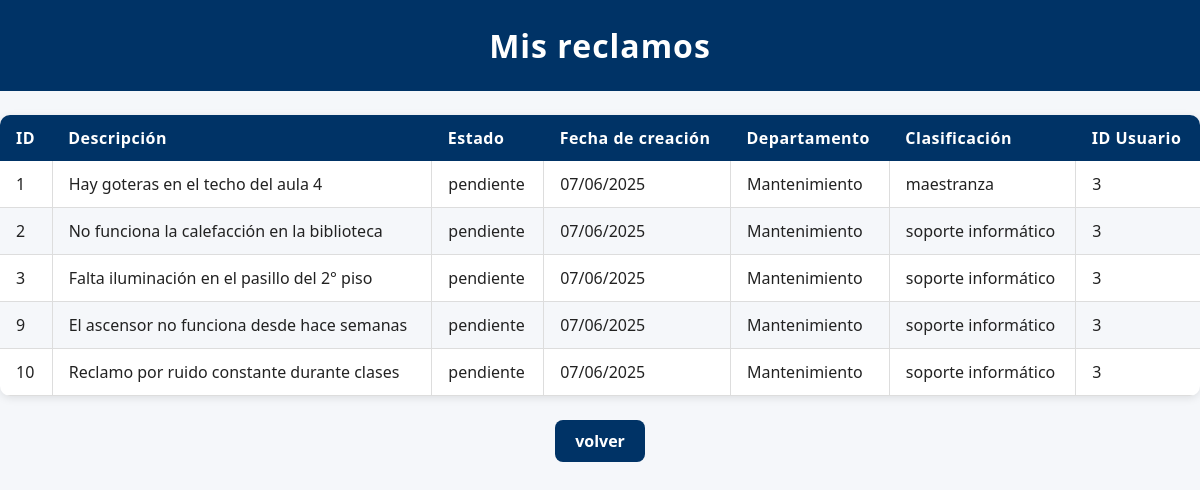
The app's page /mis_reclamos (signed in) with its own data.
### modules/modelos.py (models this page shows)
class Base(DeclarativeBase):
    pass

class ModeloReclamo(Base):
    __tablename__ = 'reclamos'
    id = Column(Integer, primary_key=True)
    estado = Column(String, default="pendiente")
    fecha_hora = Column(DateTime, default=datetime.utcnow)
    contenido = Column(String)
    usuario_id = Column(Integer, ForeignKey('usuarios.id'))
    departamento = Column(String)
    clasificacion = Column(String)
    usuarios = relationship(
        "ModeloUsuario",
        secondary=usuarios_reclamos,
        back_populates="reclamos"
    )
    usuario = relationship("ModeloUsuario", foreign_keys=[usuario_id], backref="reclamos_creados")

### server.py (the view)
@app.route('/mis_reclamos')
@login_required
def mis_reclamos():
    reclamos = repo_reclamos.obtener_todos_los_registros(current_user.id)
    return render_template('mis_reclamos.html', usuario=current_user, reclamos=reclamos)

### modules/login.py (called while the page is built)
    @property
    def is_authenticated(self):
        return True

### modules/repositorio.py (called while the page is built)
    def obtener_registro_por_filtro(self, campo, valor, campo2=None, valor2=None):
        query = self.__session.query(ModeloUsuario).filter(getattr(ModeloUsuario, campo) == valor)
        if campo2 and valor2:
            query = query.filter(getattr(ModeloUsuario, campo2) == valor2)
        modelo = query.first()
        if modelo:
            return self.__map_modelo_a_entidad(modelo)
        return None

    def __map_modelo_a_entidad(self, modelo: ModeloUsuario):
        return Usuario(
            nombre=modelo.nombre,
            apellido=modelo.apellido,
            email=modelo.email,
            nombre_de_usuario=modelo.nombre_de_usuario,
            contraseña=modelo.contraseña,
            claustro=modelo.claustro,
            rol=modelo.rol,
            id=modelo.id
        )

    def obtener_todos_los_registros(self, usuario_id):
        return self.__session.query(ModeloReclamo).filter_by(usuario_id=usuario_id).all()

### modules/usuarios.py (called while the page is built)
    @property
    def nombre(self):
        return self.__nombre

    @property
    def apellido(self):
        return self.__apellido

    @property
    def email(self):
        return self.__email

    @property
    def nombre_de_usuario(self):
        return self.__nombre_de_usuario

    @property
    def contraseña(self):
        return self.__contraseña

    @property
    def id(self):
        return self.__id

    @property
    def rol(self):
        return self.__rol

### server.py (called while the page is built)
@login_manager.user_loader
def load_user(user_id):
    usuario = repo_usuarios.obtener_registro_por_filtro(campo='id', valor = user_id)
    if usuario:
        return FlaskLoginUser(usuario)
    return None

### templates/mis_reclamos.html (shortened to what this page needs)
<!DOCTYPE html>
<html lang="en">
<head>
    <link rel="stylesheet" href="{{ url_for('static', filename='style.css') }}">
</head>
<body>
    <h1>Mis reclamos</h1>
    <table>
        <thead>
            <tr>
                <th>ID</th>
                <th>Descripción</th>
                <th>Estado</th>
                <th>Fecha de creación</th>
                <th>Departamento</th>
                <th>Clasificación</th>
                <th>ID Usuario</th>
            </tr>
        </thead>
        <tbody>
            {% for reclamo in reclamos %}
            <tr>
                <td>{{ reclamo.id }}</td>
                <td>{{ reclamo.contenido }}</td>
                <td>{{ reclamo.estado }}</td>
                <td>{{ reclamo.fecha_hora.strftime('%d/%m/%Y') }}</td>
                <td>{{ reclamo.departamento }}</td>
                <td>{{ reclamo.clasificacion }}</td>
                <td>{{ reclamo.usuario_id }}</td>
            </tr>
            {% endfor %}
        </tbody>
    </table>
    <div style="text-align:center;">
        <a href="{{ url_for('inicio') }}" class="enlace-boton">volver</a>
    </div>
</body>
</html>

### static/style.css (style rules this page uses)
body { font-family: 'Segoe UI', Arial, sans-serif; background-color: #f5f7fa; color: #222; margin: 0; padding: 0; }
h1 { background-color: #003366; color: #fff; margin: 0; padding: 24px 0; text-align: center; letter-spacing: 1px; }
table { width: 100%; border-collapse: collapse; margin: 24px 0; font-family: 'Segoe UI', Arial, sans-serif; font-size: 1em; color: #222; box-shadow: 0 2px 8px rgba(0,0,0,0.1); border-radius: 10px; overflow: hidden; background: #fff; }
thead { background-color: #003366; color: #fff; text-align: left; }
thead th { padding: 12px 16px; font-weight: bold; letter-spacing: 0.5px; }
tbody tr { border-bottom: 1px solid #ddd; }
tbody tr:nth-child(even) { background-color: #f5f7fa; }
tbody td { padding: 12px 16px; vertical-align: middle; border-left: 1px solid #ddd; }
tbody td:first-child { border-left: none; }
a { position: relative; color: #003366; font-weight: 600; text-decoration: none; cursor: pointer; transition: color 0.3s ease; }
a::after { content: ''; position: absolute; width: 0; height: 2px; left: 0; bottom: -3px; background-color: #00509e; transition: width 0.3s ease; border-radius: 2px; }
a.enlace-boton { display: inline-block; padding: 10px 20px; background-color: #003366; color: #fff; border-radius: 8px; text-decoration: none; font-weight: bold; }

### records on screen
ModeloReclamo: id "1", contenido "Hay goteras en el techo del aula 4", estado "pendiente", fecha_hora "07/06/2025", departamento "Mantenimiento", clasificacion "maestranza", usuario_id "3"
ModeloReclamo: id "2", contenido "No funciona la calefacción en la biblioteca", estado "pendiente", fecha_hora "07/06/2025", departamento "Mantenimiento", clasificacion "soporte informático", usuario_id "3"
ModeloReclamo: id "3", contenido "Falta iluminación en el pasillo del 2° piso", estado "pendiente", fecha_hora "07/06/2025", departamento "Mantenimiento", clasificacion "soporte informático", usuario_id "3"
ModeloReclamo: id "9", contenido "El ascensor no funciona desde hace semanas", estado "pendiente", fecha_hora "07/06/2025", departamento "Mantenimiento", clasificacion "soporte informático", usuario_id "3"
ModeloReclamo: id "10", contenido "Reclamo por ruido constante durante clases", estado "pendiente", fecha_hora "07/06/2025", departamento "Mantenimiento", clasificacion "soporte informático", usuario_id "3"
